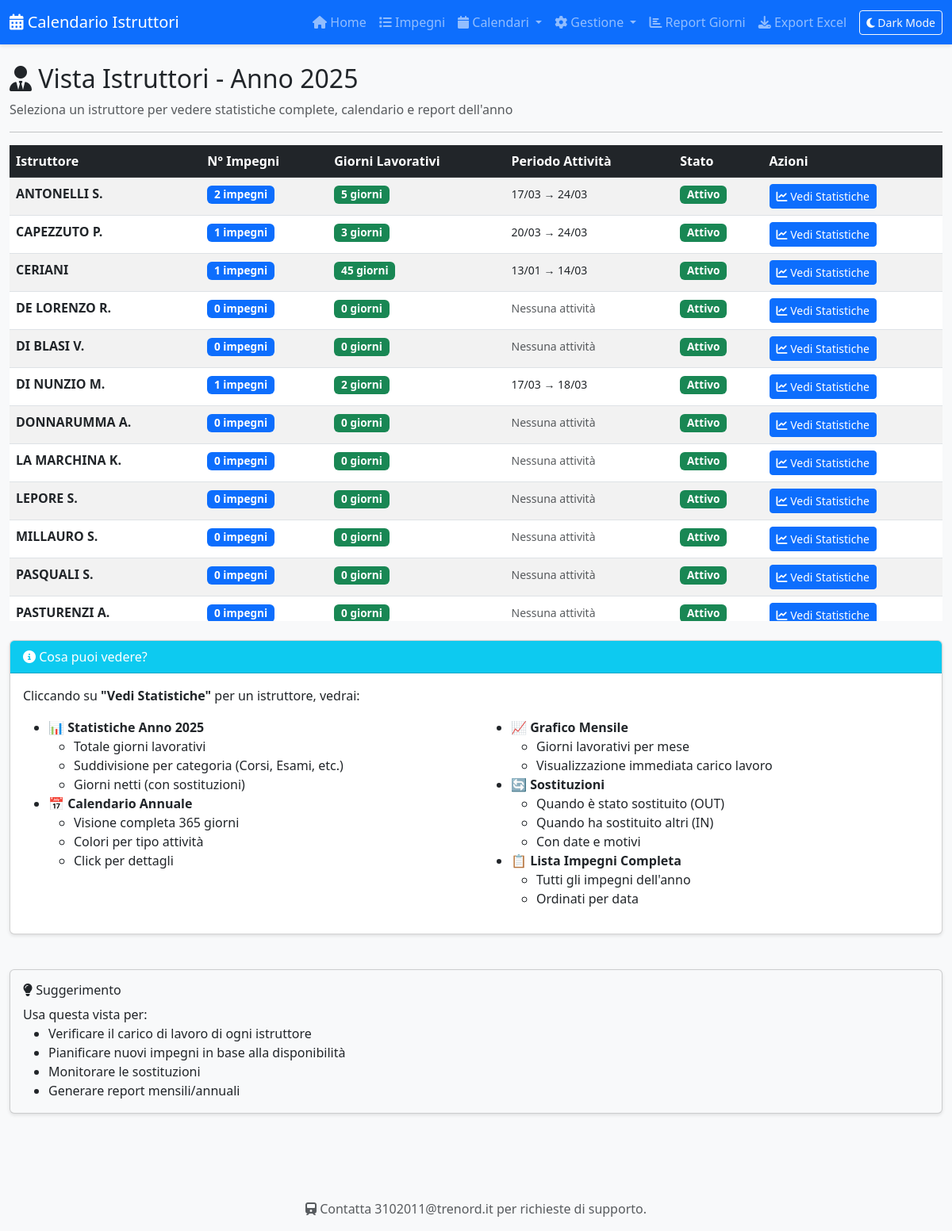
The page /vista_istruttori on the database its author committed.
### tables this page shows
CREATE TABLE istruttori (
            id INTEGER PRIMARY KEY AUTOINCREMENT,
            nome TEXT NOT NULL UNIQUE,
            email TEXT,
            attivo INTEGER DEFAULT 1
        );

### app.py (the view)
@app.route('/vista_istruttori')
def vista_istruttori():
    conn = get_db()
    anno_corrente = 2025
    istruttori_raw = conn.execute('''
        SELECT i.id, i.nome, i.attivo,
               COUNT(DISTINCT imp.id) as num_impegni,
               COALESCE(SUM(imp.giorni_lavorativi), 0) as giorni_lavorativi,
               MIN(imp.data_inizio) as prima_attivita,
               MAX(imp.data_fine) as ultima_attivita
        FROM istruttori i
        LEFT JOIN impegni imp ON i.id = imp.istruttore_id
            AND (strftime('%Y', imp.data_inizio) = ? OR strftime('%Y', imp.data_fine) = ?)
        WHERE i.attivo = 1
        GROUP BY i.id, i.nome, i.attivo
        ORDER BY i.nome
    ''', (str(anno_corrente), str(anno_corrente))).fetchall()
    istruttori = [dict(row) for row in istruttori_raw]
    conn.close()
    return render_template('vista_istruttori.html',
                         istruttori=istruttori,
                         anno_corrente=anno_corrente)

### database.py (called while the page is built)
def get_db():
    conn = sqlite3.connect('calendario.db')
    conn.row_factory = sqlite3.Row  # Per accedere alle colonne per nome
    return conn

### templates/vista_istruttori.html (shortened to what this page needs)
{% extends "base.html" %}
{% block content %}
<div class="row">
    <div class="col-12">
        <h2><i class="fas fa-user-tie"></i> Vista Istruttori - Anno {{ anno_corrente }}</h2>
        <p class="text-muted">Seleziona un istruttore per vedere statistiche complete, calendario e report dell'anno</p>
        <hr>
    </div>
</div>
<div class="row">
    <div class="col-12">
        <div class="table-responsive">
            <table class="table table-hover table-striped">
                <thead class="table-dark">
                    <tr>
                        <th>Istruttore</th>
                        <th>N° Impegni</th>
                        <th>Giorni Lavorativi</th>
                        <th>Periodo Attività</th>
                        <th>Stato</th>
                        <th>Azioni</th>
                    </tr>
                </thead>
                <tbody>
                    {% for istr in istruttori %}
                    <tr>
                        <td><strong>{{ istr.nome }}</strong></td>
                        <td>
                            <span class="badge bg-primary">{{ istr.num_impegni }} impegni</span>
                        </td>
                        <td>
                            <span class="badge bg-success">{{ istr.giorni_lavorativi }} giorni</span>
                        </td>
                        <td>
                            {% if istr.prima_attivita %}
                                <small>
                                    {{ istr.prima_attivita.split('-')[2] }}/{{ istr.prima_attivita.split('-')[1] }}
                                    →
                                    {{ istr.ultima_attivita.split('-')[2] }}/{{ istr.ultima_attivita.split('-')[1] }}
                                </small>
                            {% else %}
                                <small class="text-muted">Nessuna attività</small>
                            {% endif %}
                        </td>
                        <td>
                            {% if istr.attivo %}
                                <span class="badge bg-success">Attivo</span>
                            {% else %}
                                <span class="badge bg-secondary">Inattivo</span>
                            {% endif %}
                        </td>
                        <td>
                            <a href="/istruttore/{{ istr.id }}" class="btn btn-sm btn-primary">
                                <i class="fas fa-chart-line"></i> Vedi Statistiche
                            </a>
                        </td>
                    </tr>
                    {% endfor %}
                </tbody>
            </table>
        </div>
    </div>
</div>
<div class="row mt-4">
    <div class="col-12">
        <div class="card">
            <div class="card-header bg-info text-white">
                <i class="fas fa-info-circle"></i> Cosa puoi vedere?
            </div>
            <div class="card-body">
                <p>Cliccando su <strong>"Vedi Statistiche"</strong> per un istruttore, vedrai:</p>
                <div class="row">
                    <div class="col-md-6">
                        <ul>
                            <li><strong>📊 Statistiche Anno {{ anno_corrente }}</strong>
                                <ul>
                                    <li>Totale giorni lavorativi</li>
                                    <li>Suddivisione per categoria (Corsi, Esami, etc.)</li>
                                    <li>Giorni netti (con sostituzioni)</li>
                                </ul>
                            </li>
                            <li><strong>📅 Calendario Annuale</strong>
                                <ul>
                                    <li>Visione completa 365 giorni</li>
                                    <li>Colori per tipo attività</li>
                                    <li>Click per dettagli</li>
                                </ul>
                            </li>
                        </ul>
                    </div>
                    <div class="col-md-6">
                        <ul>
                            <li><strong>📈 Grafico Mensile</strong>
                                <ul>
                                    <li>Giorni lavorativi per mese</li>
                                    <li>Visualizzazione immediata carico lavoro</li>
                                </ul>
                            </li>
                            <li><strong>🔄 Sostituzioni</strong>
                                <ul>
                                    <li>Quando è stato sostituito (OUT)</li>
                                    <li>Quando ha sostituito altri (IN)</li>
                                    <li>Con date e motivi</li>
                                </ul>
                            </li>
                            <li><strong>📋 Lista Impegni Completa</strong>
                                <ul>
                                    <li>Tutti gli impegni dell'anno</li>
                                    <li>Ordinati per data</li>
                                </ul>
                            </li>
                        </ul>
                    </div>
                </div>
            </div>
        </div>
    </div>
</div>
<div class="row mt-4">
    <div class="col-12">
        <div class="card bg-light">
            <div class="card-body">
                <h6><i class="fas fa-lightbulb"></i> Suggerimento</h6>
                <p class="mb-0">Usa questa vista per:</p>
                <ul class="mb-0">
                    <li>Verificare il carico di lavoro di ogni istruttore</li>
                    <li>Pianificare nuovi impegni in base alla disponibilità</li>
                    <li>Monitorare le sostituzioni</li>
                    <li>Generare report mensili/annuali</li>
                </ul>
            </div>
        </div>
    </div>
</div>
{% endblock %}

### static/css/style.css (style rules this page uses)
body { font-family: 'Segoe UI', Tahoma, Geneva, Verdana, sans-serif; background-color: #f8f9fa; }
.card { box-shadow: 0 2px 4px rgba(0,0,0,0.1); margin-bottom: 20px; }
.table-responsive { max-height: 600px; overflow-y: auto; }
.badge { font-size: 0.85rem; }
.btn { transition: all 0.3s ease; }
.card { transition: all 0.3s ease; }

### rows shown on the page
istruttori: nome "ANTONELLI S.", num_impegni "2", giorni_lavorativi "5", prima_attivita "17", prima_attivita "03", ultima_attivita "24", ultima_attivita "03", attivo "Attivo"
istruttori: nome "CAPEZZUTO P.", num_impegni "1", giorni_lavorativi "3", prima_attivita "20", prima_attivita "03", ultima_attivita "24", ultima_attivita "03", shows "Attivo"
istruttori: nome "CERIANI", num_impegni "1", giorni_lavorativi "45", prima_attivita "13", prima_attivita "01", ultima_attivita "14", ultima_attivita "03", shows "Attivo"
istruttori: nome "DE LORENZO R.", num_impegni "0", giorni_lavorativi "0", shows "Nessuna attività", attivo "Attivo"
istruttori: nome "DI BLASI V.", num_impegni "0", giorni_lavorativi "0", shows "Nessuna attività", attivo "Attivo"
istruttori: nome "DI NUNZIO M.", num_impegni "1", giorni_lavorativi "2", prima_attivita "17", prima_attivita "03", ultima_attivita "18", ultima_attivita "03", shows "Attivo"
istruttori: nome "DONNARUMMA A.", num_impegni "0", giorni_lavorativi "0", shows "Nessuna attività", attivo "Attivo"
istruttori: nome "LA MARCHINA K.", num_impegni "0", giorni_lavorativi "0", shows "Nessuna attività", attivo "Attivo"
istruttori: nome "LEPORE S.", num_impegni "0", giorni_lavorativi "0", shows "Nessuna attività", attivo "Attivo"
istruttori: nome "MILLAURO S.", num_impegni "0", giorni_lavorativi "0", shows "Nessuna attività", attivo "Attivo"
istruttori: nome "PASQUALI S.", num_impegni "0", giorni_lavorativi "0", shows "Nessuna attività", attivo "Attivo"
istruttori: nome "PASTURENZI A.", num_impegni "0", giorni_lavorativi "0", shows "Nessuna attività", attivo "Attivo"

### other values the page prints
{{ anno_corrente }} "2025"
